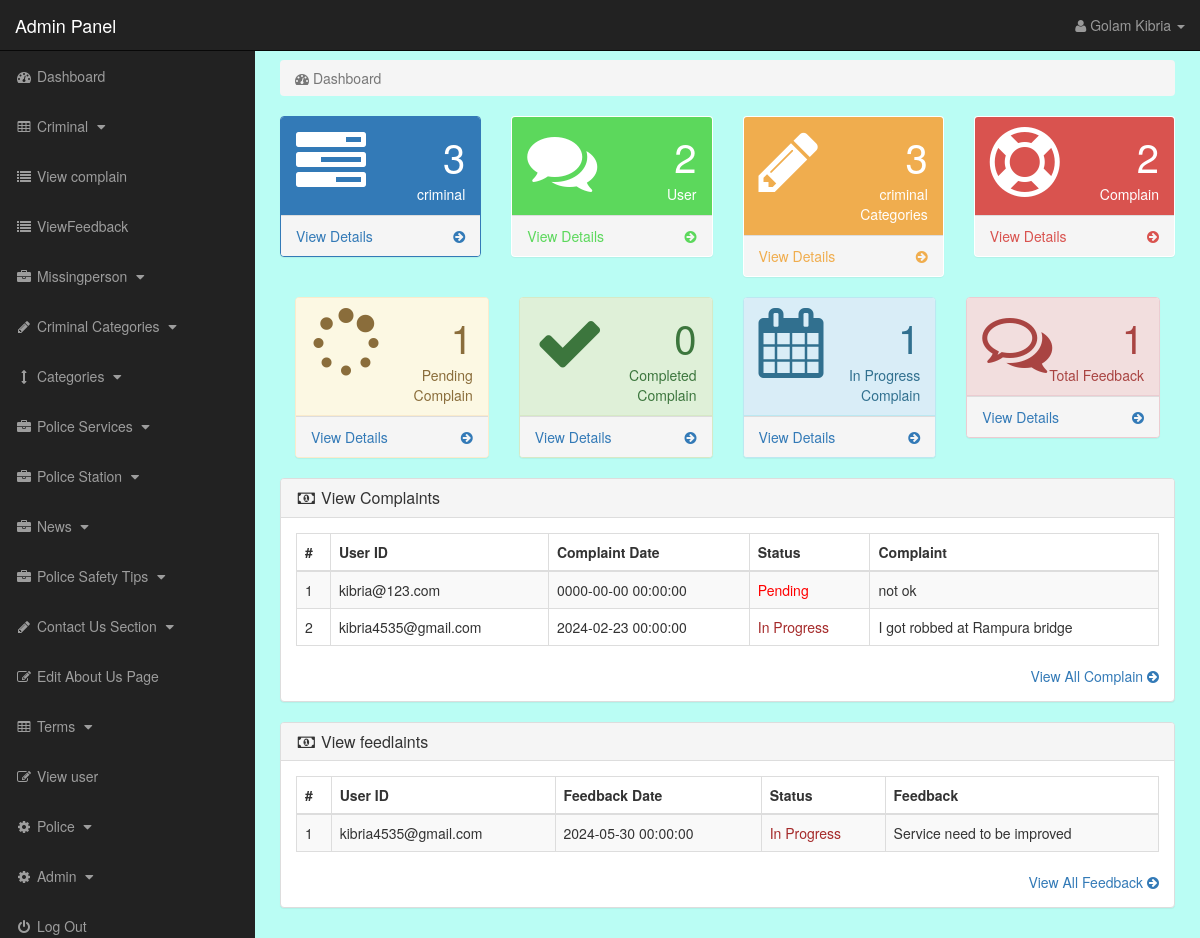
Page /admin_area/index.php?dashboard (signed in) on the committed database.
### tables this page shows
CREATE TABLE `user_comp` (
  `comp_id` int(11) NOT NULL,
  `user_id` int(11) NOT NULL,
  `comp_date` datetime NOT NULL,
  `comp_status` varchar(50) NOT NULL,
  `complaint` text NOT NULL
);

CREATE TABLE `user` (
  `user_id` int(10) NOT NULL,
  `user_name` varchar(255) NOT NULL,
  `user_email` varchar(255) NOT NULL,
  `user_pass` varchar(255) NOT NULL,
  `user_country` text NOT NULL,
  `user_city` text NOT NULL,
  `user_contact` varchar(255) NOT NULL,
  `user_address` text NOT NULL,
  `user_image` text NOT NULL,
  `user_ip` varchar(255) NOT NULL,
  `user_confirm_code` text NOT NULL
);

CREATE TABLE `user_feed` (
  `feed_id` int(11) NOT NULL,
  `user_id` int(11) NOT NULL,
  `feed_date` datetime NOT NULL,
  `feed_status` varchar(50) NOT NULL,
  `feedback` text NOT NULL
);

### admin_area/dashboard.php (the view, shortened to what the rows shown need)
<?php
if (!isset($_SESSION['admin_email'])) {
    echo "<script>window.open('login.php','_self')</script>";
} else {
?>
    <div class="row">
    <div class="col-lg-12">
        <div class="panel panel-default">
            <div class="panel-body">
                <div class="table-responsive">
                    <table class="table table-bordered table-hover table-striped">
                        <thead>
                            <tr>
                                <th>#</th>
                                <th>User ID</th>
                                <th>Complaint Date</th>
                                <th>Status</th>
                                <th>Complaint</th>
                            </tr>
                        </thead>
                        <tbody>
                        <?php
                        $i = 0;
                        $get_comp = "SELECT * FROM user_comp";
                        $run_comp = mysqli_query($con, $get_comp);
                        while ($row_comp = mysqli_fetch_array($run_comp)) {
                            $user_id = $row_comp['user_id'];
                            $comp_date = $row_comp['comp_date'];
                            $comp_status = $row_comp['comp_status'];
                            $complaint = $row_comp['complaint'];
                            $i++;
                        ?>
                        <tr>
                            <td><?php echo $i; ?></td>
                            <td>
                                <?php
                                $get_user = "SELECT user_email FROM user WHERE user_id='$user_id'";
                                $run_user = mysqli_query($con, $get_user);
                                $row_user = mysqli_fetch_array($run_user);
                                $user_email = $row_user['user_email'];
                                echo $user_email;
                                ?>
                            </td>
                            <td><?php echo $comp_date; ?></td>
                            <td>
                                <?php
                                if ($comp_status == 'Resolved') {
                                    echo '<div style="color:green;">Resolved</div>';
                                } else if( $comp_status == 'Pending' ) {
                                    echo '<div style="color:red;">Pending</div>';
                                }
                                else if($comp_status == 'In Progress'){
                                    echo '<div style="color:brown;">In Progress</div>';
                                }
                                else{
                                    echo $comp_status;
                                }
                                ?>
                            </td>
                            <td><?php echo $complaint; ?></td>
                        </tr>
                        <?php } ?>
                        </tbody>
                    </table>
                </div>
            </div>
        </div>
    </div>
    <div class="col-lg-12">
        <div class="panel panel-default">
            <div class="panel-body">
                <div class="table-responsive">
                    <table class="table table-bordered table-hover table-striped">
                        <thead>
                            <tr>
                                <th>#</th>
                                <th>User ID</th>
                                <th>Feedback Date</th>
                                <th>Status</th>
                                <th>Feedback</th>
                            </tr>
                        </thead>
                        <tbody>
                        <?php
                        $i = 0;
                        $get_feed = "SELECT * FROM user_feed";
                        $run_feed = mysqli_query($con, $get_feed);
                        while ($row_feed = mysqli_fetch_array($run_feed)) {
                            $user_id = $row_feed['user_id'];
                            $feed_date = $row_feed['feed_date'];
                            $feed_status = $row_feed['feed_status'];
                            $feedback= $row_feed['feedback'];
                            $i++;
                        ?>
                        <tr>
                            <td><?php echo $i; ?></td>
                            <td>
                                <?php
                                $get_user = "SELECT user_email FROM user WHERE user_id='$user_id'";
                                $run_user = mysqli_query($con, $get_user);
                                $row_user = mysqli_fetch_array($run_user);
                                $user_email = $row_user['user_email'];
                                echo $user_email;
                                ?>
                            </td>
                            <td><?php echo $feed_date; ?></td>
                            <td>
                            <?php
                                if ($feed_status == 'Resolved') {
                                    echo '<div style="color:green;">Resolved</div>';
                                } else if( $feed_status == 'Pending' ) {
                                    echo '<div style="color:red;">Pending</div>';
                                }
                                else if($feed_status == 'In Progress'){
                                    echo '<div style="color:brown;">In Progress</div>';
                                }
                                else{
                                    echo $feed_status;
                                }
                                ?>
                            </td>
                            <td><?php echo $feedback; ?></td>
                        <?php } ?>
                        </tbody>
                    </table>
                </div>
            </div>
        </div>
    </div>
    </div>
    <?php } ?>

### admin_area/includes/sidebar.php (shortened to what the rows shown need)
<?php
if (!isset($_SESSION['admin_email'])) {
    echo "<script>window.open('login.php','_self')</script>";
} else {
?>
    <nav class="navbar navbar-inverse navbar-fixed-top">
        <div class="navbar-header">
            <a class="navbar-brand" href="index.php?dashboard">Admin Panel</a>
        </div>
        <ul class="nav navbar-right top-nav">
            <li class="dropdown">
                <a href="#" class="dropdown-toggle" data-toggle="dropdown">
                    <i class="fa fa-user"></i>
                    <?php echo $admin_name; ?> <b class="caret"></b>
                </a>
            </li>
        </ul>
        <div class="collapse navbar-collapse navbar-ex1-collapse">
            <ul class="nav navbar-nav side-nav">
                <li>
                    <a href="index.php?dashboard">
                        <i class="fa fa-fw fa-dashboard"></i> Dashboard
                    </a>
                </li>
                <li>
                    <a href="#" data-toggle="collapse" data-target="#criminal">
                        <i class="fa fa-fw fa-table"></i> Criminal
                        <i class="fa fa-fw fa-caret-down"></i>
                    </a>
                </li>
                <li>
<a href="index.php?view_comp">
    <i class="fa fa-fw fa-list"></i> View complain
</a>
<a href="index.php?view_feed">
    <i class="fa fa-fw fa-list"></i> ViewFeedback
</a>
</li>
                <li>
                    <a href="#" data-toggle="collapse" data-target="#missingperson">
                        <i class="fa fa-fw fa-briefcase"></i> Missingperson
                        <i class="fa fa-fw fa-caret-down"></i>
                    </a>
                </li>
                <li>
                    <a href="#" data-toggle="collapse" data-target="#c_cat">
                        <i class="fa fa-fw fa-pencil"></i> Criminal Categories
                        <i class="fa fa-fw fa-caret-down"></i>
                    </a>
                </li>
                <li>
                    <a href="#" data-toggle="collapse" data-target="#cat">
                        <i class="fa fa-fw fa-arrows-v"></i> Categories
                        <i class="fa fa-fw fa-caret-down"></i>
                    </a>
                </li>
                <li>
                    <a href="#" data-toggle="collapse" data-target="#service">
                        <i class="fa fa-fw fa-briefcase"></i> Police Services
                        <i class="fa fa-fw fa-caret-down"></i>
                    </a>
                </li>
                <li>
                    <a href="#" data-toggle="collapse" data-target="#station">
                        <i class="fa fa-fw fa-briefcase"></i> Police Station
                        <i class="fa fa-fw fa-caret-down"></i>
                    </a>
                </li>
                <li>
                    <a href="#" data-toggle="collapse" data-target="#news">
                        <i class="fa fa-fw fa-briefcase"></i> News
                        <i class="fa fa-fw fa-caret-down"></i>
                    </a>
                </li>
                <li>
                    <a href="#" data-toggle="collapse" data-target="#tips">
                        <i class="fa fa-fw fa-briefcase"></i> Police Safety Tips
                        <i class="fa fa-fw fa-caret-down"></i>
                    </a>
                </li>
                <li>
                    <a href="#" data-toggle="collapse" data-target="#contact_us">
                        <i class="fa fa-fw fa-pencil"> </i> Contact Us Section
                        <i class="fa fa-fw fa-caret-down"></i>
                    </a>
                </li>
                <li>
                    <a href="index.php?edit_about_us">
                        <i class="fa fa-fw fa-edit"></i> Edit About Us Page
                    </a>
                </li>
                <li>
                    <a href="#" data-toggle="collapse" data-target="#terms">
                        <i class="fa fa-fw fa-table"></i> Terms
                        <i class="fa fa-fw fa-caret-down"></i>
                    </a>
                </li>
                <li>
                    <a href="index.php?view_user">
                        <i class="fa fa-fw fa-edit"></i> View user
                    </a>
                </li>
                <li>
                    <a href="#" data-toggle="collapse" data-target="#police">
                        <i class="fa fa-fw fa-gear"></i> Police
                        <i class="fa fa-fw fa-caret-down"></i>
                    </a>
                </li>
                <li>
                    <a href="#" data-toggle="collapse" data-target="#admin">
                        <i class="fa fa-fw fa-gear"></i> Admin
                        <i class="fa fa-fw fa-caret-down"></i>
                    </a>
                </li>
                <li>
                    <a href="logout.php">
                        <i class="fa fa-fw fa-power-off"></i> Log Out
                    </a>
                </li>
            </ul>
        </div>
    </nav>
<?php } ?>

### rows in the picture
user_comp: user.user_email "kibria@123.com", comp_date "0000-00-00 00:00:00", comp_status "Pending", complaint "not ok"
user_comp: user.user_email "kibria4535@gmail.com", comp_date "2024-02-23 00:00:00", comp_status "In Progress", complaint "I got robbed at Rampura bridge"
user_feed: user.user_email "kibria4535@gmail.com", feed_date "2024-05-30 00:00:00", feed_status "In Progress", feedback "Service need to be improved"

### other values in the picture
$admin_name "Golam Kibria"
$count_criminal "3"
$count_user "2"
$count_criminal_categories "3"
$count_total_comp "2"
$count_pending_comp "1"
$count_completed_comp "0"
$count_In_Progress "1"
$count_total_feed "1"
